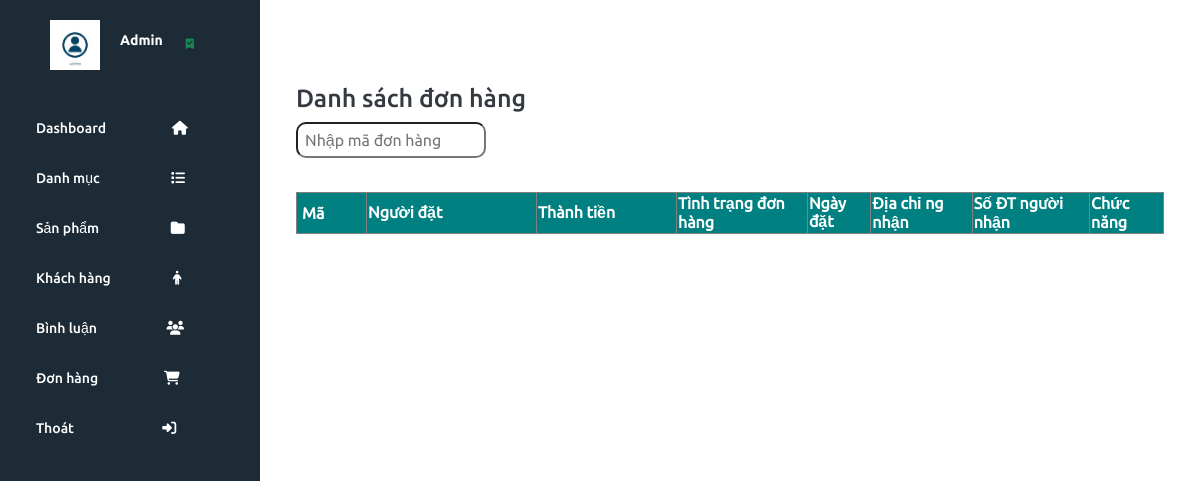
Before: /app/views/admin/index.php?act=listbill (signed in) with the older database file.
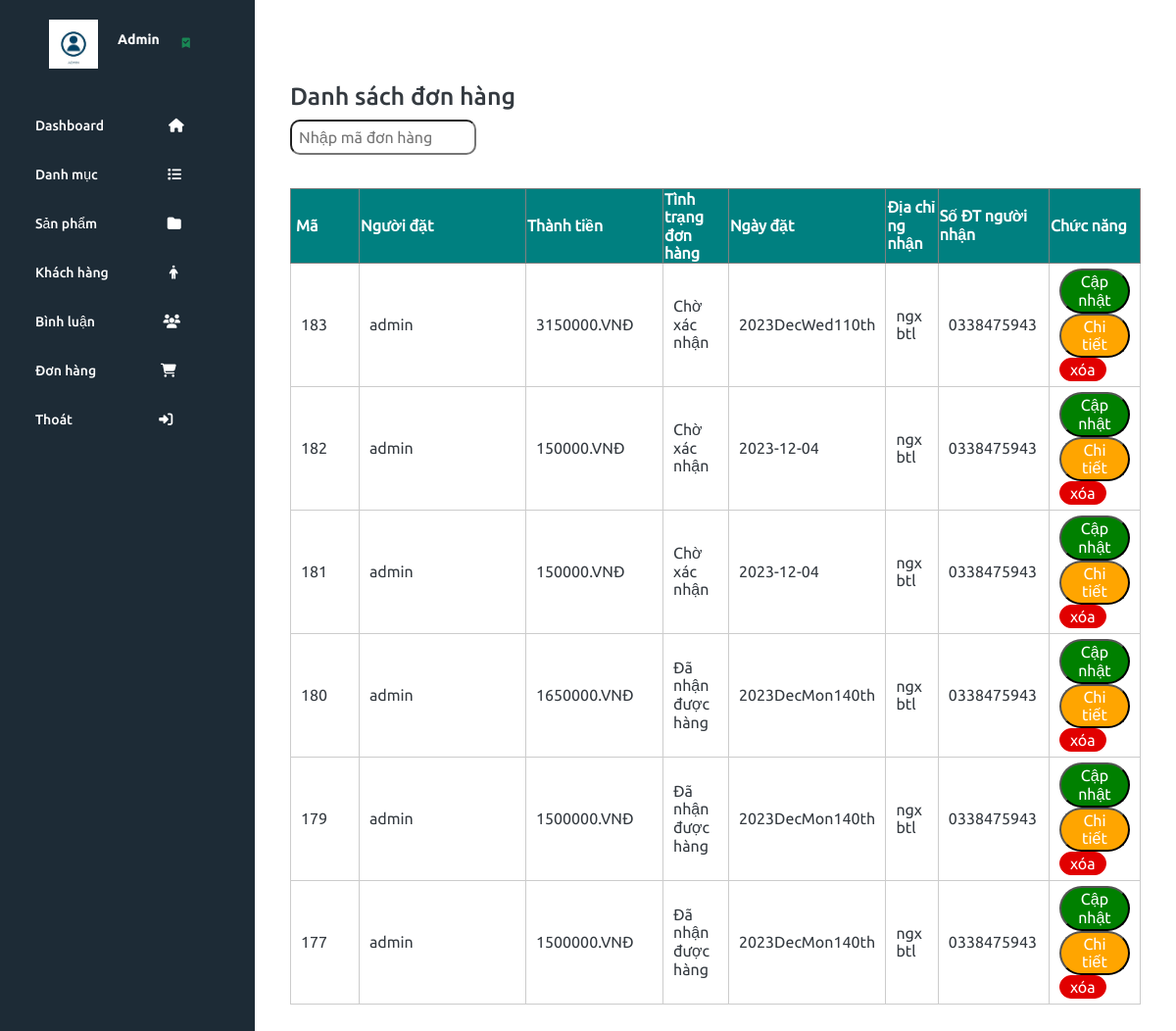
After: the same page with the newer database file.
### tables this page shows
CREATE TABLE `bill` (
  `id` int(10) NOT NULL,
  `iduser` int(10) DEFAULT 0,
  `ngaydathang` varchar(50) NOT NULL,
  `total` int(10) NOT NULL DEFAULT 0,
  `bill_status` tinyint(1) NOT NULL DEFAULT 0 COMMENT '0.Chờ xác nhận\r\n1.Đang lấy hàng\r\n2.Đang giao hàng\r\n3.giao hàng thành công\r\n4.Hủy',
  `receive_name` varchar(255) DEFAULT NULL,
  `receive_address` varchar(255) DEFAULT NULL,
  `receive_tel` varchar(50) DEFAULT NULL
);

CREATE TABLE `taikhoan` (
  `id` int(10) NOT NULL,
  `user` varchar(50) NOT NULL,
  `pass` varchar(50) NOT NULL,
  `email` varchar(255) NOT NULL,
  `address` varchar(255) DEFAULT NULL,
  `tel` varchar(20) DEFAULT NULL,
  `role` tinyint(4) NOT NULL DEFAULT 0 COMMENT '0. Người dùng\r\n1.Admin'
);

### app/models/AdminModel/pdo.php (called while the page is built, shortened)
<?php
function pdo_get_connection()
{
    $dburl = "mysql:host=localhost;dbname=duan1;charset=utf8";
    $username = 'root';
    $password = '';
    $conn = new PDO($dburl, $username, $password);
    $conn->setAttribute(PDO::ATTR_ERRMODE, PDO::ERRMODE_EXCEPTION);
    return $conn;
}
function pdo_query($sql)
{
    $sql_args = array_slice(func_get_args(), 1);
    try {
        $conn = pdo_get_connection();
        $stmt = $conn->prepare($sql);
        $stmt->execute($sql_args);
        $rows = $stmt->fetchAll();
        return $rows;
    } catch (PDOException $e) {
        throw $e;
    } finally {
        unset($conn);
    }
}

### app/models/AdminModel/cart.php (called while the page is built, shortened)
<?php
function loadall_bill()
{
    $sql = "SELECT *,bill.id as idbill from bill
    JOIN taikhoan ON taikhoan.id = bill.iduser
    order by bill.id desc";
    $listbill = pdo_query($sql);
    return $listbill;
}
function get_ttdh($n)
{
    switch ($n) {
        case '0':
            $tt = "Chờ xác nhận";
            break;
        case '4':
            $tt = "Đã nhận được hàng";
            break;
    }
    return $tt;
}

### app/views/admin/bill/listbill.php (the view, shortened to what this page needs)
<div class="row mb">
    <div class="mr">
        <div class="row mb">
            <h3>Danh sách đơn hàng</h3>
            <form action="index.php?act=listbill" method="post">
                <input style="width: 190px;padding:7px;border-radius: 10px;" type="text" name="kyw" placeholder="Nhập mã đơn hàng">
            </form>
            <br>
            <div class=" boxcontent cart">
                <br>
                <table class="formloai">
                    <tr style="background-color: teal;color:white;">
                        <th style="width: 70px;padding: 5px;border:1px solid gray;">Mã</th>
                        <th style="width: 170px;border:1px solid gray;">Người đặt</th>
                        <th style="width: 140px;border:1px solid gray;">Thành tiền</th>
                        <th style="border:1px solid gray;">Tình trạng đơn hàng</th>
                        <th style="border:1px solid gray;">Ngày đặt</th>
                        <th style="border:1px solid gray;">Địa chỉ ng nhận</th>
                        <th style="border:1px solid gray;">Số ĐT người nhận</th>
                        <th style="border:1px solid gray;">Chức năng</th>
                    </tr>
                    <div action="index.php?act=updatett" method="post" enctype="multipart/form-data">
                        <?php
                        foreach ($listbill as $bill) {
                            extract($bill);
                            $xoabill = "index.php?act=xoabill&id=" . $idbill;
                            $user = $bill["user"];
                            $status = get_ttdh($bill["bill_status"]);
                            echo '
                        <tr>
                                      <td>' . $idbill . '</td>
                                      <td>' . $user . '</td>
                                      <td>' . $bill["total"] . '.VNĐ</td>
                                      <td>' . $status . '</td>
                                      <td>' . $bill["ngaydathang"] . '</td>
                                      <td>' . $bill["receive_address"] . '</td>
                                      <td>' . $bill["receive_tel"] . '</td>
                                      <td><a href="index.php?act=updatett&id='.$idbill.'"><button style="border-radius:50px;padding:2px 10px;background-color:green;color:white">Cập nhật</button></a>
                                      <a href="index.php?act=listbillct&id_bill='.$idbill.'"><button style="border-radius:50px;padding:2px 10px;background-color:orange;color:white">Chi tiết</button></a>
                                      <a  href="' . $xoabill . '"> <input style="border-radius:50px;padding:2px 10px;background-color:#E10000;border:1px solid #E10000;color:white;" type="button"  onclick="return abc()" value="xóa"></a> </td>
                                      </form>
                        </tr>';
                        }
                        ?>
                </table>
            </div>
        </div>
    </div>
</div>

Changed rows visible on the page:
added bill: id "183", iduser.user "admin", total "3150000", bill_status "Chờ xác nhận", ngaydathang "2023DecWed110th", receive_address "ngx btl", receive_tel "0338475943"
added bill: id "182", iduser.user "admin", total "150000", bill_status "Chờ xác nhận", ngaydathang "2023-12-04", receive_address "ngx btl", receive_tel "0338475943"
added bill: id "181", iduser.user "admin", total "150000", bill_status "Chờ xác nhận", ngaydathang "2023-12-04", receive_address "ngx btl", receive_tel "0338475943"
added bill: id "180", iduser.user "admin", total "1650000", bill_status "Đã nhận được hàng", ngaydathang "2023DecMon140th", receive_address "ngx btl", receive_tel "0338475943"
added bill: id "179", iduser.user "admin", total "1500000", bill_status "Đã nhận được hàng", ngaydathang "2023DecMon140th", receive_address "ngx btl", receive_tel "0338475943"
added bill: id "177", iduser.user "admin", total "1500000", bill_status "Đã nhận được hàng", ngaydathang "2023DecMon140th", receive_address "ngx btl", receive_tel "0338475943"
